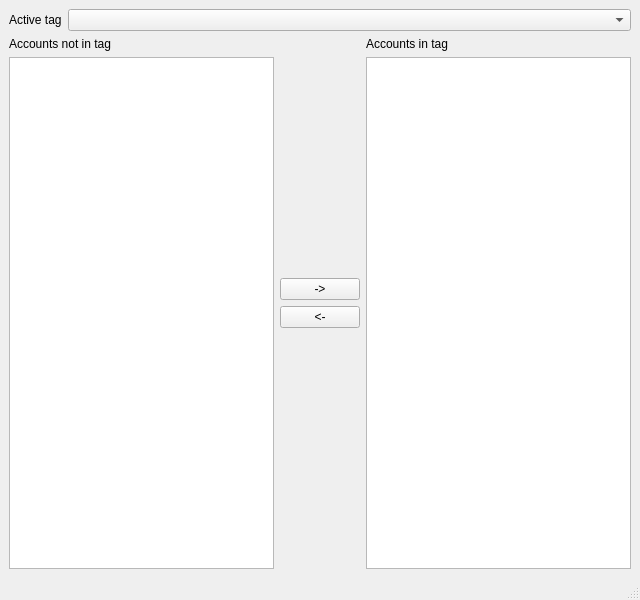
<?xml version="1.0" encoding="UTF-8"?>
<ui version="4.0">
 <class>TagManager</class>
 <widget class="QMainWindow" name="TagManager">
  <property name="geometry">
   <rect>
    <x>0</x>
    <y>0</y>
    <width>640</width>
    <height>600</height>
   </rect>
  </property>
  <property name="windowTitle">
   <string>MainWindow</string>
  </property>
  <widget class="QWidget" name="centralwidget">
   <layout class="QVBoxLayout" name="verticalLayout_4">
    <item>
     <layout class="QHBoxLayout" name="horizontalLayoutActiveTag">
      <item>
       <widget class="QLabel" name="labelActiveTag">
        <property name="text">
         <string>Active tag</string>
        </property>
       </widget>
      </item>
      <item>
       <widget class="QComboBox" name="comboBoxActiveTag">
        <property name="sizePolicy">
         <sizepolicy hsizetype="Preferred" vsizetype="Fixed">
          <horstretch>1</horstretch>
          <verstretch>0</verstretch>
         </sizepolicy>
        </property>
       </widget>
      </item>
     </layout>
    </item>
    <item>
     <layout class="QHBoxLayout" name="horizontalLayoutAccounts">
      <item>
       <layout class="QVBoxLayout" name="verticalLayoutAccountNotInTag">
        <item>
         <widget class="QLabel" name="labelAccountNotInTag">
          <property name="text">
           <string>Accounts not in tag </string>
          </property>
         </widget>
        </item>
        <item>
         <widget class="QListView" name="listViewAccountNotInTag"/>
        </item>
       </layout>
      </item>
      <item>
       <layout class="QVBoxLayout" name="verticalLayoutOpBtns">
        <item>
         <spacer name="verticalSpacerOpBtnTop">
          <property name="orientation">
           <enum>Qt::Vertical</enum>
          </property>
          <property name="sizeHint" stdset="0">
           <size>
            <width>20</width>
            <height>40</height>
           </size>
          </property>
         </spacer>
        </item>
        <item>
         <widget class="QPushButton" name="pushButtonAddTag">
          <property name="text">
           <string>-&gt;</string>
          </property>
         </widget>
        </item>
        <item>
         <widget class="QPushButton" name="pushButtonRemoveTag">
          <property name="text">
           <string>&lt;-</string>
          </property>
         </widget>
        </item>
        <item>
         <spacer name="verticalSpacerOpBtnBottom">
          <property name="orientation">
           <enum>Qt::Vertical</enum>
          </property>
          <property name="sizeHint" stdset="0">
           <size>
            <width>20</width>
            <height>40</height>
           </size>
          </property>
         </spacer>
        </item>
       </layout>
      </item>
      <item>
       <layout class="QVBoxLayout" name="verticalLayoutAccountInTag">
        <item>
         <widget class="QLabel" name="labelAccountInTag">
          <property name="text">
           <string>Accounts in tag</string>
          </property>
         </widget>
        </item>
        <item>
         <widget class="QListView" name="listViewAccountInTag"/>
        </item>
       </layout>
      </item>
     </layout>
    </item>
   </layout>
  </widget>
  <widget class="QStatusBar" name="statusbar"/>
 </widget>
 <resources/>
 <connections/>
</ui>
